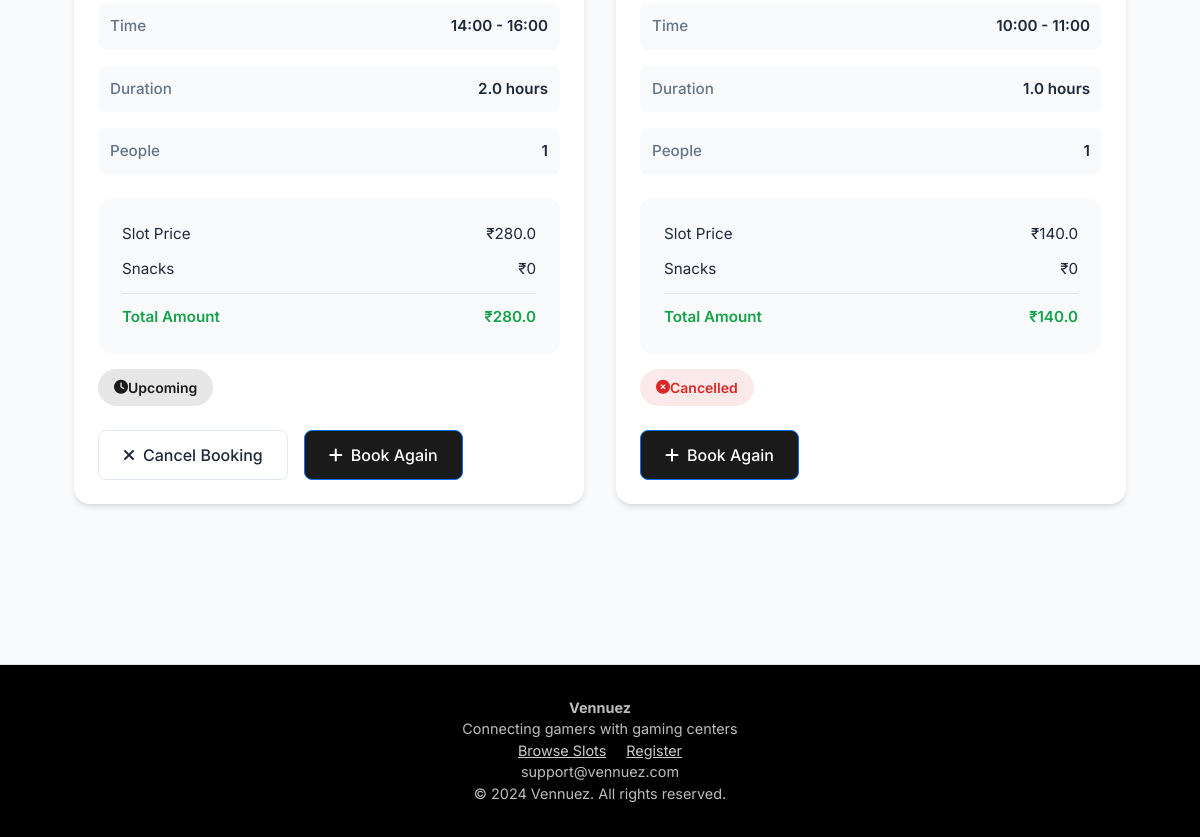
Page /user_dashboard (signed in, lower part) on the earlier database version.
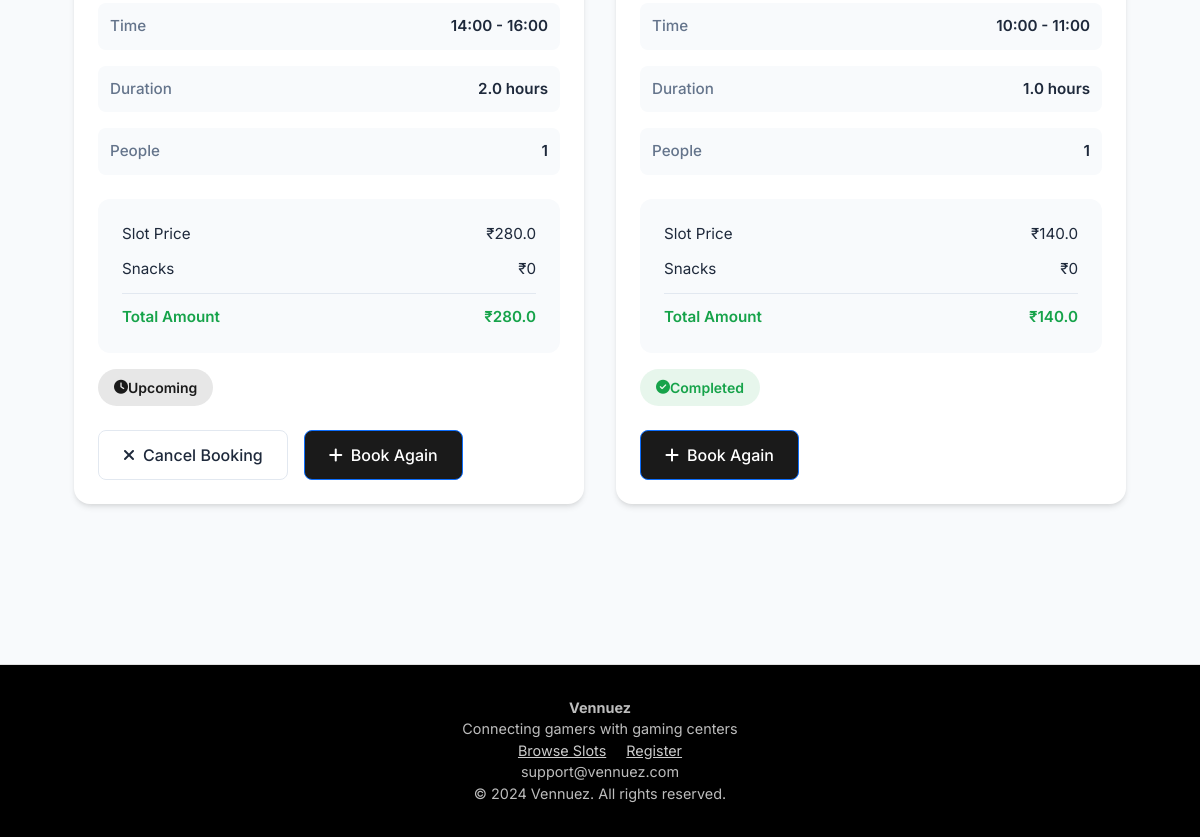
Same page on the later database version.
### models.py (models this page shows, shortened)
class TimeSlot(db.Model):
    __tablename__ = 'time_slots'
    id = db.Column(db.Integer, primary_key=True)
    start_time = db.Column(db.DateTime, nullable=False)
    end_time = db.Column(db.DateTime, nullable=False)
    total_amount = db.Column(db.Float, nullable=False)
    advance_paid = db.Column(db.Float, default=0.0)  # Fixed advance amount
    is_booked = db.Column(db.Boolean, default=False)
    snacks_amount = db.Column(db.Float, default=0.0)
    final_amount = db.Column(db.Float, default=0.0)
    completed = db.Column(db.Boolean, default=False)
    number_of_people = db.Column(db.Integer, default=1)  # New field for number of people
    duration_hours = db.Column(db.Float, default=1.0)
    booking_id = db.Column(db.String(20), unique=True, nullable=True)
    customer_name = db.Column(db.String(100), nullable=True)
    customer_phone = db.Column(db.String(20), nullable=True)
    customer_email = db.Column(db.String(120), nullable=True)
    customer_age = db.Column(db.Integer, nullable=True)
    special_requests = db.Column(db.Text, nullable=True)
    contact_sms = db.Column(db.Boolean, default=True)
    contact_whatsapp = db.Column(db.Boolean, default=True)
    contact_email = db.Column(db.Boolean, default=False)
    payment_status = db.Column(db.String(20), default='pending')  # pending, paid, failed
    payment_id = db.Column(db.String(100), nullable=True)
    booking_time = db.Column(db.DateTime, nullable=True)
    created_at = db.Column(db.DateTime, default=datetime.utcnow)
    console_id = db.Column(db.Integer, db.ForeignKey('consoles.id'), nullable=False)
    user_id = db.Column(db.Integer, db.ForeignKey('users.id'), nullable=True)  # Optional for unregistered bookings

### routes.py (the view)
@app.route('/user_dashboard')
@login_required
def user_dashboard():
    user = User.query.get(session['user_id'])
    bookings = TimeSlot.query.filter_by(user_id=user.id).order_by(TimeSlot.start_time.desc()).all()
    coin_balances = UserCoinBalance.query.filter_by(user_id=user.id).all()
    return render_template('user_dashboard.html', user=user, bookings=bookings, coin_balances=coin_balances , now=datetime.now())

### app.py (called while the page is built)
@login_manager.user_loader
def load_user(user_id):
    from models import Owner, User
    from flask import session
    user_type = session.get('user_type')
    if user_type == 'owner':
        return Owner.query.get(int(user_id))
    elif user_type == 'user':
        return User.query.get(int(user_id))
    return None

### templates/user_dashboard.html (shortened to what this page needs)
{% extends "base.html" %}
{% block content %}
<section class="user-dashboard">
    <div class="bookings-grid">
        {% for slot in bookings %}
        <div class="booking-card">
                    <div class="booking-body">
                        <div class="booking-details">
                            <div class="detail-row">
                        <span class="detail-label">Time</span>
                        <span class="detail-value">{{ slot.start_time.strftime('%H:%M') }} - {{ slot.end_time.strftime('%H:%M') }}</span>
                            </div>
                            <div class="detail-row">
                        <span class="detail-label">Duration</span>
                        <span class="detail-value">{{ ((slot.end_time - slot.start_time).total_seconds() / 3600)|round }} hours</span>
                    </div>
                    <div class="detail-row">
                        <span class="detail-label">People</span>
                        <span class="detail-value">{{ slot.number_of_people }}</span>
                    </div>
                </div>
                <div class="payment-section">
                    <div class="payment-row">
                        <span>Slot Price</span>
                        <span>₹{{ slot.total_amount }}</span>
                    </div>
                    <div class="payment-row">
                        <span>Snacks</span>
                        <span>₹{{ slot.snacks_amount or 0 }}</span>
                    </div>
                    <div class="payment-row">
                        <span>Total Amount</span>
                        <span>₹{{ slot.final_amount if slot.final_amount else slot.total_amount + (slot.snacks_amount or 0) }}</span>
                    </div>
                </div>
                <div class="booking-status {% if slot.start_time > now %}status-upcoming{% elif slot.completed %}status-completed{% else %}status-cancelled{% endif %}">
                    <i class="fas {% if slot.start_time > now %}fa-clock{% elif slot.completed %}fa-check-circle{% else %}fa-times-circle{% endif %}"></i>
                    {% if slot.start_time > now %}Upcoming{% elif slot.completed %}Completed{% else %}Cancelled{% endif %}
                </div>
                <div class="booking-actions">
                    {% if slot.start_time > now %}
                    <button class="btn btn-outline" onclick="cancelBooking('{{ slot.id }}')">
                        <i class="fas fa-times"></i> Cancel Booking
                    </button>
                    {% endif %}
                    <a href="{{ url_for('book_slot', slot_id=slot.console.id) }}" class="btn btn-primary">
                        <i class="fas fa-plus"></i> Book Again
                    </a>
                </div>
            </div>
        </div>
        {% endfor %}
    </div>
</section>
{% endblock %}

Differences in the rows shown:
changed TimeSlot (number 2 of 2 on the later page): completed "Cancelled" → "Completed"
